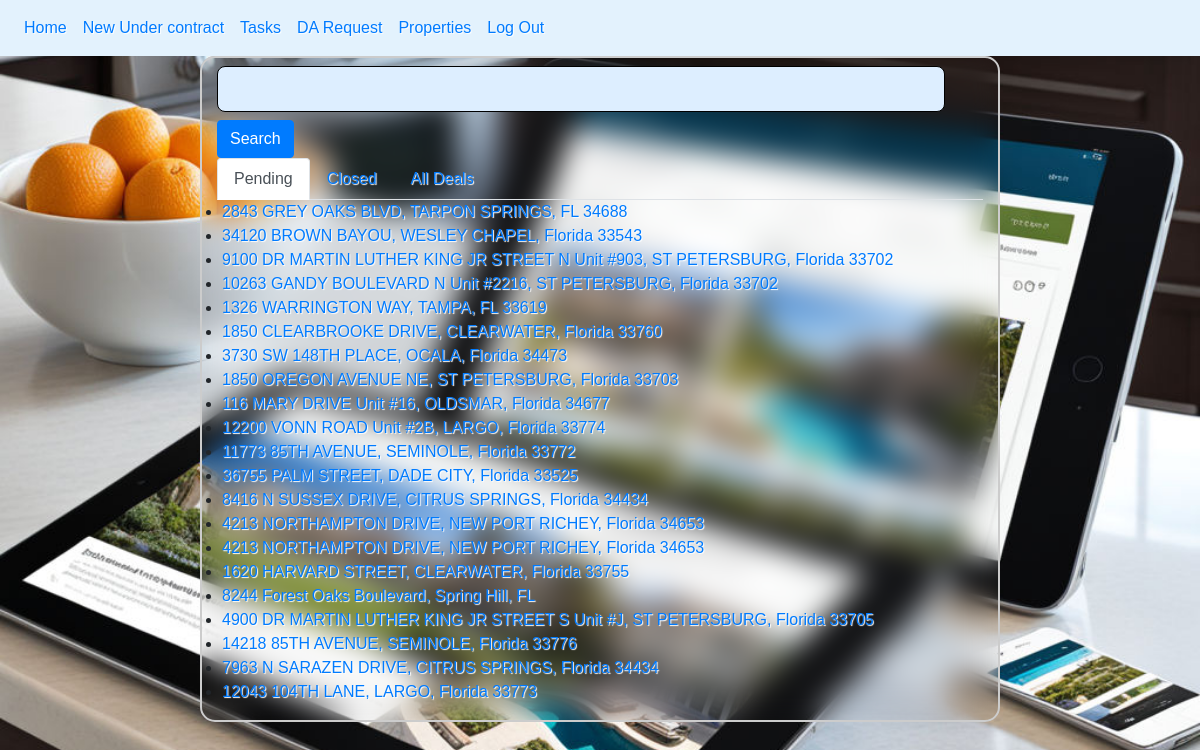
/Properties/ (signed in), run on the app's committed database.
### Emails/models.py (models this page shows, shortened)
class UnderContract(models.Model):
    address = models.CharField(max_length = 150, verbose_name = "Property")
    category = models.CharField(max_length = 20, choices = [("Buyer","Buyer"),("Seller","seller")], verbose_name = "Buyer/Seller")
    flex_organic = models.CharField(max_length=20, choices=[("Flex", "Flex"),("Team Lead","Team Lead"),("Organic","Organic")], verbose_name= "Flex/Organic")
    effective_date = models.DateField(verbose_name = "Effective Date")
    closing_date = models.DateField(null = True, verbose_name = "Closing date")
    price = models.DecimalField(max_digits=20, decimal_places=2, verbose_name="Sale Price")
    escrow = models.DecimalField(max_digits=10, decimal_places=2, verbose_name="Escrow")
    commission = models.DecimalField(max_digits=5, decimal_places=2, verbose_name="Commission")
    mls_fee = models.DecimalField(max_digits=6, decimal_places=2, verbose_name="MLS Fee")
    loop_closed = models.BooleanField(default=False, verbose_name="Loop Closed")
    notion_closed = models.BooleanField(default=False, verbose_name="Notion closed")
    flex_closed = models.BooleanField(default=False, verbose_name="Flex Tracker Updated")
    zillow_closed = models.BooleanField(default=False, verbose_name="Zillow Closed")
    kyn = models.BooleanField(default=False, verbose_name="Know Your Numbers Updated")
    close_pending = models.BooleanField(default=False, verbose_name="MVT Close and Pending Updated")
    notion = models.BooleanField(default = False, verbose_name = "Notion")
    congratulations = models.BooleanField(default = False, verbose_name = "Congrats Email")
    calendar = models.BooleanField(default = False, verbose_name = "Calendar Invites")
    flex_tracker = models.BooleanField(default = False, verbose_name = "Flex Tracker")
    loop = models.BooleanField(default = False, verbose_name = "Loop Created")
    da_requested = models.BooleanField(default = False, verbose_name = "DA requested")
    completed = models.BooleanField(verbose_name = "Completado")
    closed = models.BooleanField(default=False,verbose_name="Closed Deal")

### Emails/views.py (the view)
# urls.py: path("Properties/", views.properties, name="Properties"),
@login_required
def properties(request):
    filtro = request.GET.get('filtro',)
    if filtro == None:
        pendings = UnderContract.objects.filter(closed = False).order_by("closing_date")
        closed = UnderContract.objects.filter(closed = True).order_by("closing_date")
        properties = UnderContract.objects.all().order_by("closing_date")
    else:
        pendings = UnderContract.objects.filter(closed = False, address__contains=filtro)
        closed = UnderContract.objects.filter(closed = True, address__contains=filtro)
        properties = UnderContract.objects.filter(address__contains=filtro)
    return render(request, "properties.html",{"encabezado":"Tab Views",
                                              "properties":properties,
                                              "pendings":pendings,
                                              "closed":closed})

### Emails/templates/properties.html (shortened to what this page needs)
{% extends 'base.html' %}
{% block content %}
<form method="get">
    <input type="search" name="filtro" id="filtro">
    <button type="submit" class="btn btn-primary">Search</button>
</form>
<ul class="nav nav-tabs" id="myTab" role="tablist">
    <li class="nav-item">
      <a class="nav-link active" id="tab1-tab" data-toggle="tab" href="#tab1" role="tab" aria-controls="tab1" aria-selected="true">Pending</a>
    </li>
    <li class="nav-item">
      <a class="nav-link" id="tab2-tab" data-toggle="tab" href="#tab2" role="tab" aria-controls="tab2" aria-selected="false">Closed</a>
    </li>
    <li class="nav-item">
      <a class="nav-link" id="tab3-tab" data-toggle="tab" href="#tab3" role="tab" aria-controls="tab3" aria-selected="false">All Deals</a>
    </li>
  </ul>
  <div class="tab-content" id="myTabContent">
    <div class="tab-pane fade show active" id="tab1" role="tabpanel" aria-labelledby="tab1-tab">
        <ul style="margin-left: 5px;">
            {% for property in pendings %}
            <li>
              <a href="{% url 'details' property.id %}">{{property.address}}</a>
            </li>
            {% endfor %}
        </ul>
    </div>
  </div>
{% endblock %}

### static/css/estilos.css (style rules this page uses)
* { margin: 0; padding: 0; box-sizing: border-box; font-family: 'Monserrat', sans-serif; }
body { background-size: cover; background-position: 20% 20%; background-attachment: fixed; background-image: url("../img/fondo31.png"); text-shadow: 1px 1px 1px white; }
*::before, *::after { box-sizing: border-box; }
input, select, textarea, option { background-color: #def; border: 1px solid #000; margin: 8px 0; padding: 10px 15px; border-radius: 8px; outline: none }
.signup-container label, input { width: 95%; }

### data on the page
UnderContract: address "2843 GREY OAKS BLVD, TARPON SPRINGS, FL 34688"
UnderContract: address "34120 BROWN BAYOU, WESLEY CHAPEL, Florida 33543"
UnderContract: address "9100 DR MARTIN LUTHER KING JR STREET N Unit #903, ST PETERSBURG, Florida 33702"
UnderContract: address "10263 GANDY BOULEVARD N Unit #2216, ST PETERSBURG, Florida 33702"
UnderContract: address "1326 WARRINGTON WAY, TAMPA, FL 33619"
UnderContract: address "1850 CLEARBROOKE DRIVE, CLEARWATER, Florida 33760"
UnderContract: address "3730 SW 148TH PLACE, OCALA, Florida 34473"
UnderContract: address "1850 OREGON AVENUE NE, ST PETERSBURG, Florida 33703"
UnderContract: address "116 MARY DRIVE Unit #16, OLDSMAR, Florida 34677"
UnderContract: address "12200 VONN ROAD Unit #2B, LARGO, Florida 33774"
UnderContract: address "11773 85TH AVENUE, SEMINOLE, Florida 33772"
UnderContract: address "36755 PALM STREET, DADE CITY, Florida 33525"
UnderContract: address "8416 N SUSSEX DRIVE, CITRUS SPRINGS, Florida 34434"
UnderContract: address "4213 NORTHAMPTON DRIVE, NEW PORT RICHEY, Florida 34653"
UnderContract: address "4213 NORTHAMPTON DRIVE, NEW PORT RICHEY, Florida 34653"
UnderContract: address "1620 HARVARD STREET, CLEARWATER, Florida 33755"
UnderContract: address "8244 Forest Oaks Boulevard, Spring Hill, FL"
UnderContract: address "4900 DR MARTIN LUTHER KING JR STREET S Unit #J, ST PETERSBURG, Florida 33705"
UnderContract: address "14218 85TH AVENUE, SEMINOLE, Florida 33776"
UnderContract: address "7963 N SARAZEN DRIVE, CITRUS SPRINGS, Florida 34434"
UnderContract: address "12043 104TH LANE, LARGO, Florida 33773"
